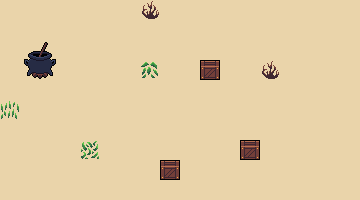

This is a level from a 2D game, rendered from its Tiled map with the project's own tilesets. A one-line summary and the complete map file follow:
An orthogonal 18x10 tile map with 20x20 px tiles, 2 tile layers (ground, obstacles) and 4 objects (3x enemy_spawn, player_spawn).

<map version="1.10" tiledversion="1.10.2" orientation="orthogonal" renderorder="right-down" width="18" height="10" tilewidth="20" tileheight="20" infinite="0" nextlayerid="9" nextobjectid="19">
 <tileset firstgid="1" source="tileset.tsx" />
 <layer id="6" name="ground" width="18" height="10">
  <data encoding="csv">
85,85,85,85,85,85,85,87,85,85,85,85,85,85,85,85,85,85,
85,85,85,85,85,85,85,85,85,85,85,85,85,85,85,85,85,85,
85,85,85,85,85,85,85,85,85,85,85,85,85,85,85,85,85,85,
85,85,85,85,85,85,85,66,85,85,85,85,85,87,85,85,85,85,
85,85,85,85,85,85,85,85,85,85,85,85,85,85,85,85,85,85,
65,85,85,85,85,85,85,85,85,85,85,85,85,85,85,85,85,85,
85,85,85,85,85,85,85,85,85,85,85,85,85,85,85,85,85,85,
85,85,85,85,64,85,85,85,85,85,85,85,85,85,85,85,85,85,
85,85,85,85,85,85,85,85,85,85,85,85,85,85,85,85,85,85,
85,85,85,85,85,85,85,85,85,85,85,85,85,85,85,85,85,85
</data>
 </layer>
 <layer id="7" name="obstacles" width="18" height="10">
  <data encoding="csv">
0,0,0,0,0,0,0,0,0,0,0,0,0,0,0,0,0,0,
0,0,0,0,0,0,0,0,0,0,0,0,0,0,0,0,0,0,
0,495,496,0,0,0,0,0,0,0,0,0,0,0,0,0,0,0,
0,516,517,0,0,0,0,0,0,0,302,0,0,0,0,0,0,0,
0,0,0,0,0,0,0,0,0,0,0,0,0,0,0,0,0,0,
0,0,0,0,0,0,0,0,0,0,0,0,0,0,0,0,0,0,
0,0,0,0,0,0,0,0,0,0,0,0,0,0,0,0,0,0,
0,0,0,0,0,0,0,0,0,0,0,0,302,0,0,0,0,0,
0,0,0,0,0,0,0,0,302,0,0,0,0,0,0,0,0,0,
0,0,0,0,0,0,0,0,0,0,0,0,0,0,0,0,0,0
</data>
 </layer>
 <objectgroup id="8" name="spawn">
  <object id="15" name="player_spawn" x="320" y="60">
   <properties>
    <property name="direction" value="left" />
   </properties>
  </object>
  <object id="16" name="enemy_spawn" x="120" y="60" />
  <object id="17" name="enemy_spawn" x="160" y="120" />
  <object id="18" name="enemy_spawn" x="100" y="120" />
 </objectgroup>
</map>